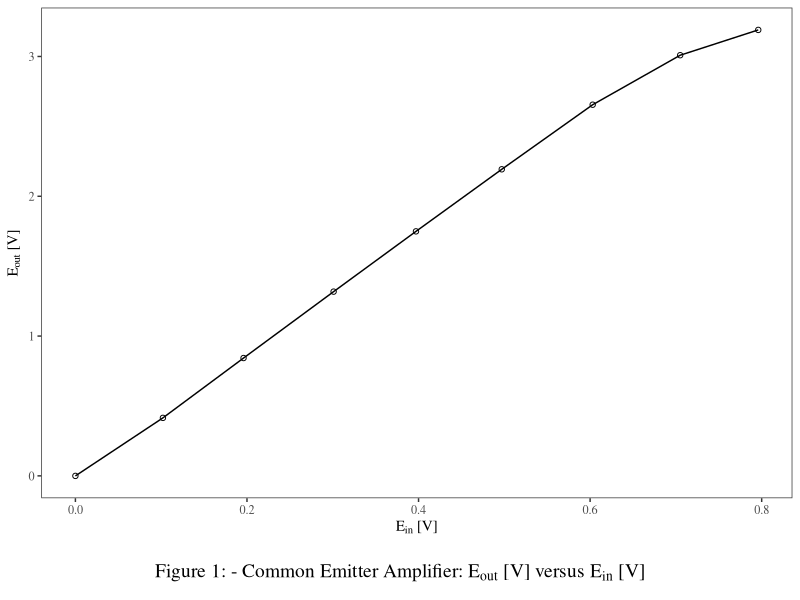

R code for this plot:
library(ggplot2)
library(gridExtra)
library(grid)

E_in <- c(
  0.0,
  0.102,
  0.196,
  0.301,
  0.397,
  0.497,
  0.603,
  0.705,
  0.796
)

E_out <- c(
  0.0,
  0.415,
  0.843,
  1.318,
  1.749,
  2.193,
  2.655,
  3.009,
  3.190
)

data <- data.frame(E_in = E_in, E_out = E_out)

p1 <- ggplot(data, aes(x = E_in, y = E_out)) +
  geom_point(shape = 21, fill = "white") +
  geom_line() +
  xlab(expression(E["in"] ~ "[V]")) +
  ylab(expression(E["out"] ~ "[V]")) +
  theme_bw(base_family = "serif") +
  theme(
    text = element_text(family = "serif"),
    panel.grid.major = element_blank(),
    panel.grid.minor = element_blank()
  )

title <- textGrob(
  expression("Figure 1: - Common Emitter Amplifier:" ~ E["out"] ~ "[V] versus" ~ E["in"] ~ "[V]"),
  gp = gpar(fontsize = 14, fontfamily = "serif"),
  hjust = 0.5
)

p1_out <- grid.arrange(p1, title, ncol = 1, heights = c(10, 1))

ggsave(filename = "E_in vs E_out plot.png", plot = p1_out, width = 8.5, height = 11)
